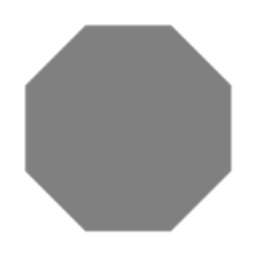
%> input picture octagon.png, 256 x 256 px
$ octave GradientDirectionQuiz.m   (GNU Octave 9; MATLAB toolbox functions it lacks are replaced by stand-ins)
%> lines starting %> are read from the running program, lines starting %| are printed output that depends on the picture
pkg load image;
% Load the image
img = double(imread('octagon.png')) / 255;
%> img: size 256x256 double; min 0.502, max 1, mean 0.733
imshow(img);

% Compute x, y gradients
[gx gy] = imgradientxy(img, 'sobel');
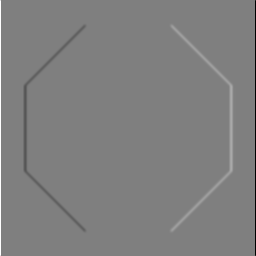
%> gx: size 256x256 double; min -4, max 4, mean -4.29e-19; drawn with min black and max white
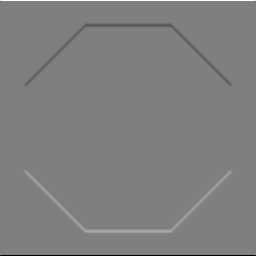
%> gy: size 256x256 double; min -4, max 4, mean 0; drawn with min black and max white
imshow((gx + 4) / 8);
